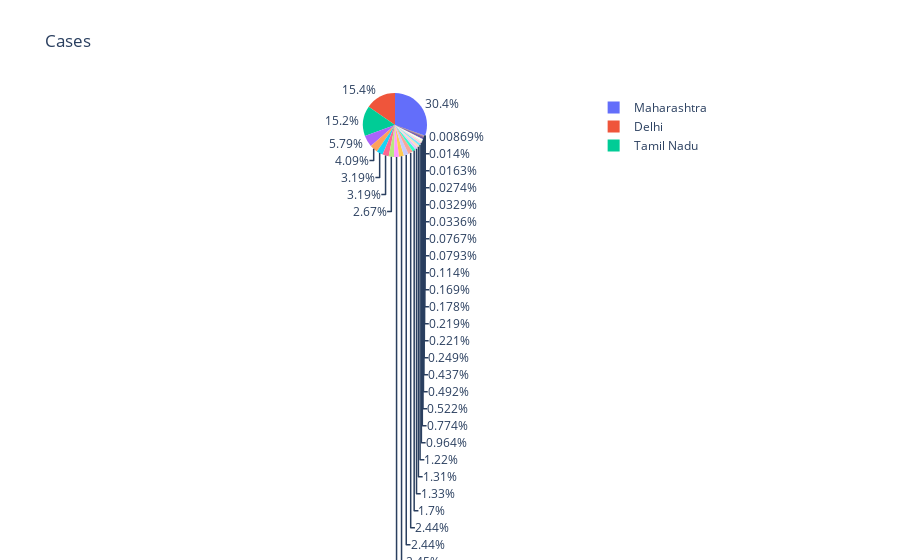

Source (notebook cell):
### Code cell
fg = px.pie(dp, values='Total Confirmed cases*', names='Name of State / UT', title='Cases')
fg.show()

### Figure 1 — Plotly figure (JSON) as saved in the notebook; plotly's stock layout.template omitted (floating-point values rounded to 4 significant figures)
{"data": [{"domain": {"x": [0, 1], "y": [0, 1]}, "hovertemplate": "Name of State / UT=%{label}<br>Total Confirmed cases*=%{value}<extra></extra>", "labels": ["Andaman and Nicobar Islands", "Andhra Pradesh", "Arunachal Pradesh", "Assam", "Bihar", "Chandigarh", "Chhattisgarh", "Dadra and Nagar Haveli and Daman and Diu", "Delhi", "Goa", "Gujarat", "Haryana", "Himachal Pradesh", "Jammu and Kashmir", "Jharkhand", "Karnataka", "Kerala", "Ladakh", "Madhya Pradesh", "Maharashtra", "Manipur", "Meghalaya", "Mizoram", "Nagaland", "Odisha", "Puducherry", "Punjab", "Rajasthan", "Sikkim", "Tamil Nadu", "Telangana", "Tripura", "Uttarakhand", "Uttar Pradesh", "West Bengal"], "legendgroup": "", "name": "", "showlegend": true, "type": "pie", "values": [76, 13241, 182, 7206, 9212, 429, 2662, 178, 83077, 1198, 31320, 13829, 916, 7093, 2364, 13190, 4189, 963, 13186, 164626, 1185, 47, 148, 415, 6614, 619, 5216, 17271, 88, 82275, 14419, 1346, 2823, 22147, 17283]}], "layout": {"legend": {"tracegroupgap": 0}, "title": {"text": "Cases"}}}
